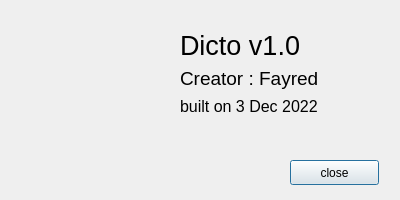
<?xml version="1.0" encoding="UTF-8"?>
<ui version="4.0">
 <class>dialog_about</class>
 <widget class="QDialog" name="dialog_about">
  <property name="geometry">
   <rect>
    <x>0</x>
    <y>0</y>
    <width>400</width>
    <height>200</height>
   </rect>
  </property>
  <property name="minimumSize">
   <size>
    <width>400</width>
    <height>200</height>
   </size>
  </property>
  <property name="maximumSize">
   <size>
    <width>400</width>
    <height>200</height>
   </size>
  </property>
  <property name="windowTitle">
   <string>About</string>
  </property>
  <widget class="QPushButton" name="close_button">
   <property name="geometry">
    <rect>
     <x>290</x>
     <y>160</y>
     <width>89</width>
     <height>25</height>
    </rect>
   </property>
   <property name="text">
    <string>close</string>
   </property>
  </widget>
  <widget class="QLabel" name="label_icon">
   <property name="geometry">
    <rect>
     <x>20</x>
     <y>20</y>
     <width>141</width>
     <height>131</height>
    </rect>
   </property>
   <property name="text">
    <string/>
   </property>
   <property name="pixmap">
    <pixmap resource="images.qrc">:/img/logo.png</pixmap>
   </property>
   <property name="scaledContents">
    <bool>true</bool>
   </property>
  </widget>
  <widget class="QWidget" name="layoutWidget">
   <property name="geometry">
    <rect>
     <x>180</x>
     <y>30</y>
     <width>142</width>
     <height>87</height>
    </rect>
   </property>
   <layout class="QVBoxLayout" name="verticalLayout">
    <item>
     <widget class="QLabel" name="label_version">
      <property name="font">
       <font>
        <pointsize>20</pointsize>
       </font>
      </property>
      <property name="text">
       <string>Dicto v1.0</string>
      </property>
     </widget>
    </item>
    <item>
     <widget class="QLabel" name="label_creator">
      <property name="font">
       <font>
        <pointsize>14</pointsize>
       </font>
      </property>
      <property name="text">
       <string>Creator : Fayred</string>
      </property>
     </widget>
    </item>
    <item>
     <widget class="QLabel" name="label_buitDate">
      <property name="font">
       <font>
        <pointsize>12</pointsize>
       </font>
      </property>
      <property name="text">
       <string>built on 3 Dec 2022</string>
      </property>
     </widget>
    </item>
   </layout>
  </widget>
 </widget>
 <resources>
  <include location="images.qrc"/>
 </resources>
 <connections/>
</ui>
